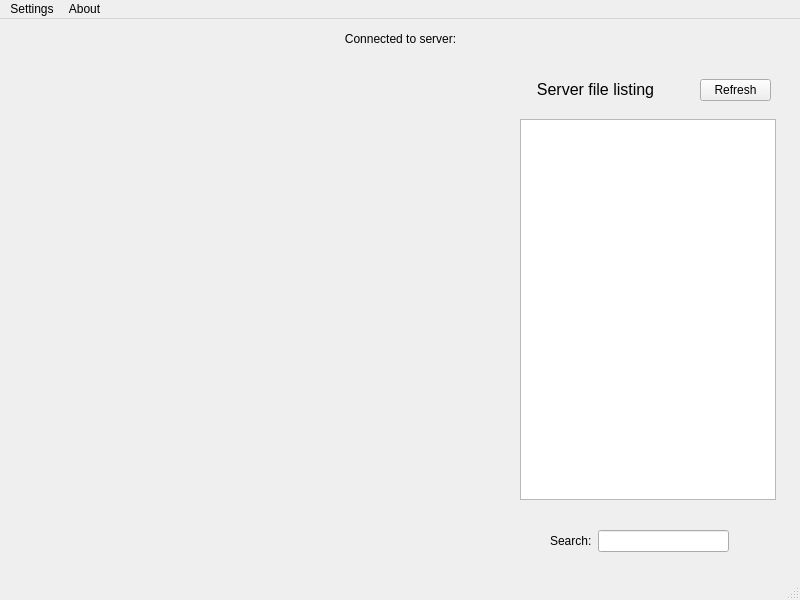
<?xml version="1.0" encoding="UTF-8"?>
<ui version="4.0">
 <class>ConnectedWindow</class>
 <widget class="QMainWindow" name="ConnectedWindow">
  <property name="geometry">
   <rect>
    <x>0</x>
    <y>0</y>
    <width>800</width>
    <height>600</height>
   </rect>
  </property>
  <property name="windowTitle">
   <string>MainWindow</string>
  </property>
  <widget class="QWidget" name="centralwidget">
   <widget class="QLabel" name="label">
    <property name="geometry">
     <rect>
      <x>10</x>
      <y>10</y>
      <width>781</width>
      <height>20</height>
     </rect>
    </property>
    <property name="text">
     <string>Connected to server:</string>
    </property>
    <property name="alignment">
     <set>Qt::AlignCenter</set>
    </property>
   </widget>
   <widget class="QLabel" name="label_2">
    <property name="geometry">
     <rect>
      <x>500</x>
      <y>60</y>
      <width>191</width>
      <height>20</height>
     </rect>
    </property>
    <property name="font">
     <font>
      <pointsize>12</pointsize>
     </font>
    </property>
    <property name="text">
     <string>Server file listing</string>
    </property>
    <property name="alignment">
     <set>Qt::AlignCenter</set>
    </property>
   </widget>
   <widget class="QPushButton" name="pushButton">
    <property name="geometry">
     <rect>
      <x>700</x>
      <y>60</y>
      <width>71</width>
      <height>22</height>
     </rect>
    </property>
    <property name="font">
     <font>
      <weight>50</weight>
      <bold>false</bold>
     </font>
    </property>
    <property name="text">
     <string>Refresh</string>
    </property>
   </widget>
   <widget class="QListWidget" name="listWidget">
    <property name="geometry">
     <rect>
      <x>520</x>
      <y>100</y>
      <width>256</width>
      <height>381</height>
     </rect>
    </property>
   </widget>
   <widget class="QWidget" name="layoutWidget">
    <property name="geometry">
     <rect>
      <x>550</x>
      <y>510</y>
      <width>179</width>
      <height>24</height>
     </rect>
    </property>
    <layout class="QHBoxLayout" name="horizontalLayout">
     <item>
      <widget class="QLabel" name="label_3">
       <property name="text">
        <string>Search:</string>
       </property>
      </widget>
     </item>
     <item>
      <widget class="QLineEdit" name="lineEdit"/>
     </item>
    </layout>
   </widget>
  </widget>
  <widget class="QMenuBar" name="menubar">
   <property name="geometry">
    <rect>
     <x>0</x>
     <y>0</y>
     <width>800</width>
     <height>19</height>
    </rect>
   </property>
   <widget class="QMenu" name="menuSettings">
    <property name="title">
     <string>Settings</string>
    </property>
    <addaction name="actionDisconnect"/>
    <addaction name="actionExit"/>
   </widget>
   <widget class="QMenu" name="menuAbout">
    <property name="title">
     <string>About</string>
    </property>
    <addaction name="actionAbout_us"/>
   </widget>
   <addaction name="menuSettings"/>
   <addaction name="menuAbout"/>
  </widget>
  <widget class="QStatusBar" name="statusbar"/>
  <action name="actionDisconnect">
   <property name="text">
    <string>Disconnect</string>
   </property>
  </action>
  <action name="actionExit">
   <property name="text">
    <string>Exit </string>
   </property>
  </action>
  <action name="actionAbout_us">
   <property name="text">
    <string>About us...</string>
   </property>
  </action>
 </widget>
 <resources/>
 <connections/>
</ui>
